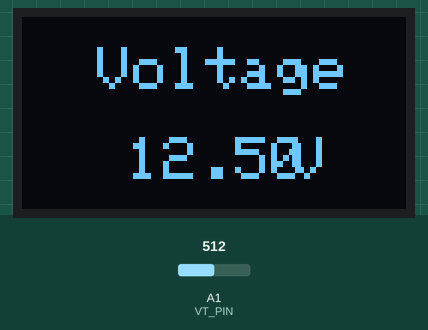
Recording of a sketch running on a simulated Arduino Uno, built with avr-gcc and run on an emulated ATmega328P. On the bench: 128×64 one-colour display. The test bench sets the inputs (shaded band); at power-on: A1 (VT_PIN) = 512.

Above: at 3.2 s.
3.3 s: A1 (VT_PIN) set to 716
At 5.1 s:
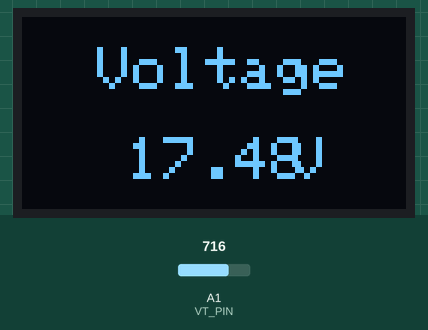
5.6 s: A1 (VT_PIN) set to 900
At 7.2 s:
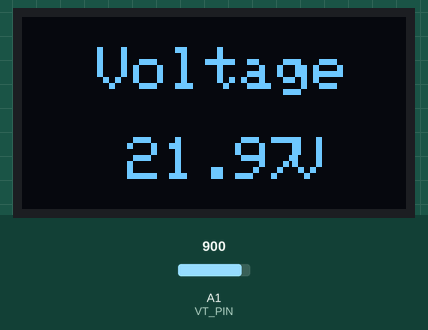
7.7 s: A1 (VT_PIN) set to 1023
At 9.2 s:
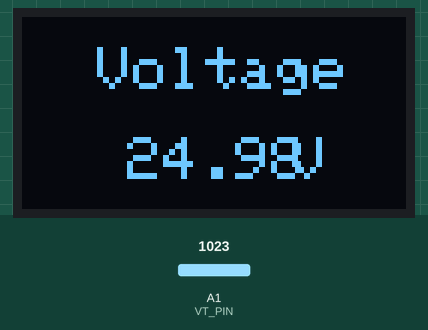
Timing chart, 0 to 10.7 s (numbered marks = the images above; inputs shaded):
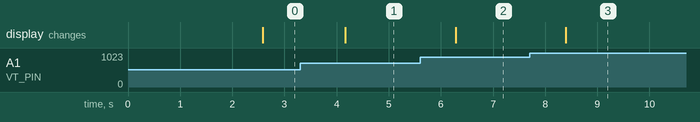

The sketch:

Display_voltage_ampere_current_with_oled.ino
```cpp
#define VT_PIN A1
//#define AT_PIN A1

#include <Wire.h>
#include <Adafruit_GFX.h>
#include <Adafruit_SSD1306.h>

#define SCREEN_WIDTH 128 // OLED display width, in pixels
#define SCREEN_HEIGHT 64 // OLED display height, in pixels

// Declaration for an SSD1306 display connected to I2C (SDA, SCL pins)
#define OLED_RESET -1    // Reset pin # (or -1 if sharing Arduino reset pin)
Adafruit_SSD1306 display(SCREEN_WIDTH, SCREEN_HEIGHT, &Wire, OLED_RESET);


void setup()
{
  Serial.begin(9600);
  pinMode(A1, INPUT);
  // Initialize with the I2C addr 0x3C (for the 128x64)
  if (!display.begin(SSD1306_SWITCHCAPVCC, 0x3C)) {
    Serial.println(F("SSD1306 allocation failed"));
    for (;;);
  }
  display.clearDisplay();
  //display.setCursor;

  display.display();
  delay(2000); // Pause for 2 seconds*/


}
void loop()
{
  int vt_read = analogRead(VT_PIN);
  //int at_read = analogRead(AT_PIN);
delay(0);
  float voltage = vt_read * (5.0 / 1024.0) * 5.0;
  /*float current = at_read * (5.0 / 1024.0) * 2;
  float watts = voltage * current;
  float currentini = 0;
float currentadd = currentini + current;*/


delay(500);
  display.clearDisplay();
  display.setTextColor(WHITE);
  display.setTextSize(2);
  display.setCursor(25, 10);
  display.println("Voltage");
  display.setCursor(35, 40);
  display.println(voltage);
  display.setCursor(90, 40);
  display.println("V");
  /*display.setCursor(0, 30);
  display.println("Current");
  display.setCursor(50, 30);
  display.println(current);
  display.setCursor(75, 30);
  display.println("mA");
  display.setCursor(0, 40);
  display.println("Wattage");
  display.setCursor(50, 40);
  display.println(watts);
  display.setCursor(75, 40);
  display.println("mWh");*/

  display.display();
}
```

Measured:
- after the input at 3.3 s, the display: changes after 0.87 s (image 1)
- after the input at 5.6 s, the display: changes after 0.68 s (image 2)
- after the input at 7.7 s, the display: changes after 0.70 s (image 3)
